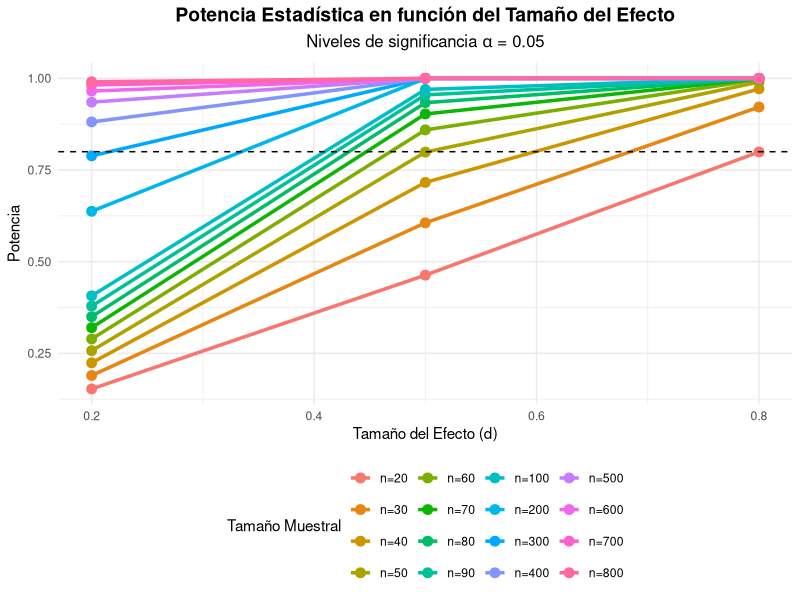

Generate this figure with R:
# Cargar librerías necesarias
library(ggplot2)
library(dplyr)

# Parámetros de la simulación
alpha <- 0.1  # Nivel de significancia
n_values <- c(20, 30, 40, 50, 60, 70, 80, 90, 100, 200, 300, 400, 500, 600, 700, 800)  # Tamaños muestrales
effect_sizes <- c(0.2, 0.5, 0.8)  # Tamaños del efecto (pequeño, mediano, grande)

# Crear un data frame vacío para almacenar los resultados
power_results <- expand.grid(n = n_values, d = effect_sizes)
power_results$power <- NA  # Inicializar la columna de potencia

# Calcular la potencia para cada combinación de tamaño muestral y tamaño del efecto
for (i in 1:nrow(power_results)) {
  power_results$power[i] <- power.t.test(n = power_results$n[i], 
                                         delta = power_results$d[i], 
                                         sd = 1, 
                                         sig.level = alpha, 
                                         type = "two.sample", 
                                         alternative = "two.sided")$power
}

# Convertir el tamaño de muestra en factor para etiquetar curvas
power_results$n <- factor(power_results$n, levels = n_values, 
                          labels = paste0("n=", n_values))

# Generar el gráfico con ggplot2
plot_potencia <- ggplot(power_results, aes(x = d, y = power, color = n, group = n)) +
  geom_line(size = 1.2) +
  geom_point(size = 3) +
  geom_hline(yintercept = 0.8, linetype = "dashed", color = "black") + 
  labs(title = "Potencia Estadística en función del Tamaño del Efecto",
       subtitle = expression(paste("Niveles de significancia ", alpha, " = 0.05")),
       x = "Tamaño del Efecto (d)",
       y = "Potencia",
       color = "Tamaño Muestral") +
  theme_minimal() +
  theme(plot.title = element_text(hjust = 0.5, face = "bold", size = 14),
        plot.subtitle = element_text(hjust = 0.5, size = 12),
        legend.position = "bottom")

# Mostrar el gráfico
print(plot_potencia)